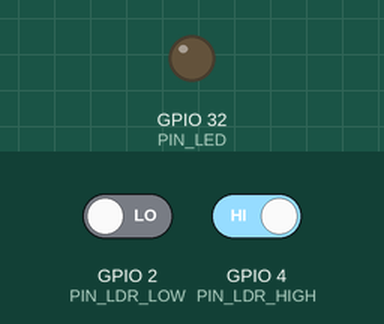
This sketch was run on a simulated ESP32. On the bench: output pins drawn as LEDs (lit = HIGH). The test bench sets the inputs (shaded band); at power-on: GPIO 2 (PIN_LDR_LOW) LOW, GPIO 4 (PIN_LDR_HIGH) HIGH.

Above: at 1.2 s.
1.3 s: GPIO 2 (PIN_LDR_LOW) driven HIGH
At 2.0 s:
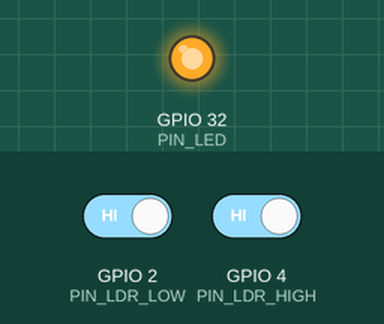
2.8 s: GPIO 4 (PIN_LDR_HIGH) driven LOW
At 3.1 s:
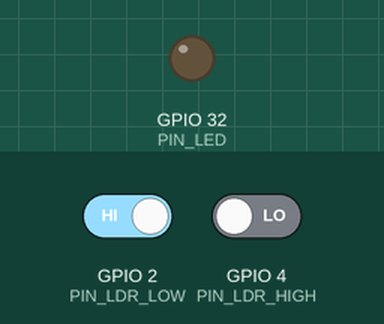
Timing chart, 0 to 5.8 s (numbered marks = the images above; inputs shaded):
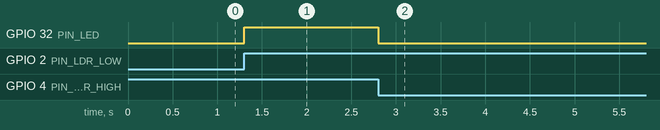

Measured:
- after the input at 1.3 s, GPIO 32 (PIN_LED): LOW → HIGH at once
- after the input at 2.8 s, GPIO 32 (PIN_LED): HIGH → LOW at once

The sketch:

esp32-interrupt.ino
```cpp
#define PIN_LED 32
#define PIN_LDR_LOW 2
#define PIN_LDR_HIGH 4

void IRAM_ATTR turnLEDOn_ISR()
{
    digitalWrite(PIN_LED, HIGH);
}

void IRAM_ATTR turnLEDOff_ISR()
{
    digitalWrite(PIN_LED, LOW);
}

void setup()
{
    pinMode(PIN_LED, OUTPUT);
    pinMode(PIN_LDR_LOW, INPUT);
    pinMode(PIN_LDR_HIGH, INPUT);

    attachInterrupt(PIN_LDR_LOW, turnLEDOn_ISR, RISING);
    attachInterrupt(PIN_LDR_HIGH, turnLEDOff_ISR, FALLING);
}

void loop()
{
}
```
